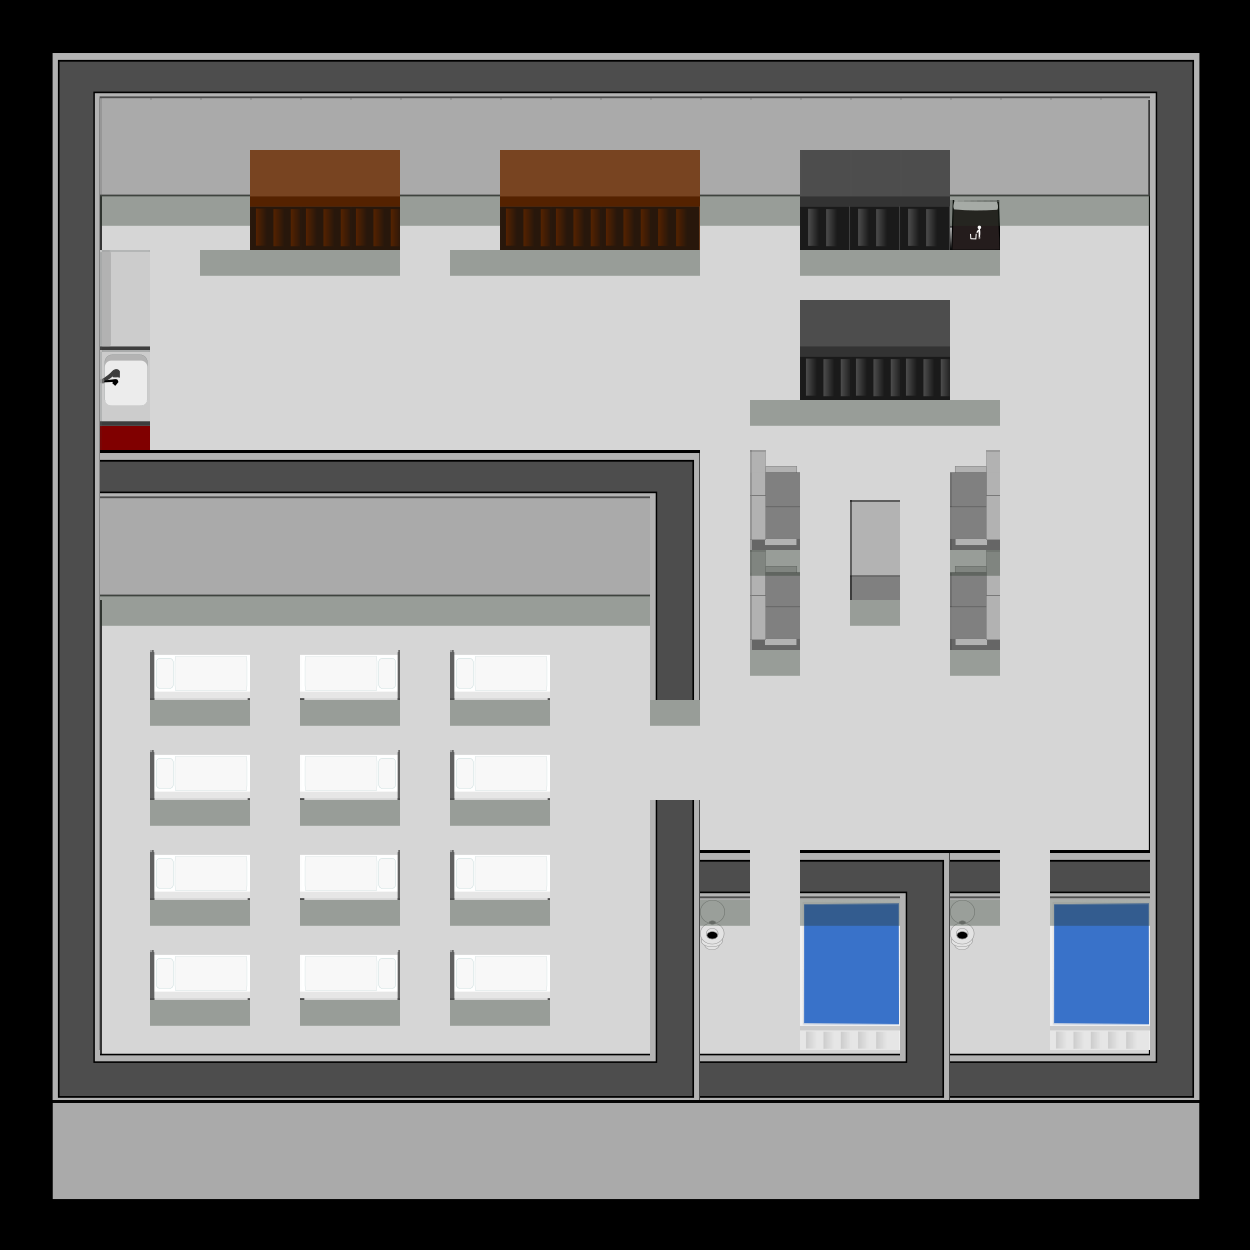

This game map was drawn from its Tiled (.tmx) file and the tilesets committed beside it. A one-line description and the trimmed map source follow:
An orthogonal 25x25 tile map with 50x50 px tiles, 4 tile layers (map, item, map2, shadow), 7 tilesets.

<map version="1.0" tiledversion="1.1.5" orientation="orthogonal" renderorder="right-down" width="25" height="25" tilewidth="50" tileheight="50" infinite="0" backgroundcolor="#000000" nextobjectid="33">
 <tileset firstgid="1" name="map_second_pack" tilewidth="50" tileheight="50" spacing="2" tilecount="39" columns="39">
  <image source="map_second_pack.png" width="2048" height="64" />
  <tile id="1">
   <properties>
    <property name="blocked" value="" />
   </properties>
  </tile>
  <tile id="2">
   <properties>
    <property name="blocked" value="" />
   </properties>
  </tile>
  <tile id="5">
   <properties>
    <property name="blocked" value="" />
   </properties>
  </tile>
  <tile id="6">
   <properties>
    <property name="blocked" value="" />
   </properties>
  </tile>
  <tile id="7">
   <properties>
    <property name="blocked" value="" />
   </properties>
  </tile>
  <tile id="8">
   <properties>
    <property name="blocked" value="" />
   </properties>
  </tile>
  <tile id="9">
   <properties>
    <property name="blocked" value="" />
   </properties>
  </tile>
  <tile id="10">
   <properties>
    <property name="blocked" value="" />
   </properties>
  </tile>
  <tile id="11">
   <properties>
    <property name="blocked" value="" />
   </properties>
  </tile>
  <tile id="14">
   <properties>
    <property name="blocked" value="" />
   </properties>
  </tile>
  <tile id="15">
   <properties>
    <property name="blocked" value="" />
   </properties>
  </tile>
  <tile id="16">
   <properties>
    <property name="blocked" value="" />
   </properties>
  </tile>
  <tile id="17">
   <properties>
    <property name="blocked" value="" />
   </properties>
  </tile>
  <tile id="18">
   <properties>
    <property name="blocked" value="" />
   </properties>
  </tile>
  <tile id="20">
   <properties>
    <property name="blocked" value="" />
   </properties>
  </tile>
  <tile id="21">
   <properties>
    <property name="blocked" value="" />
   </properties>
  </tile>
  <tile id="22">
   <properties>
    <property name="blocked" value="" />
   </properties>
  </tile>
  <tile id="23">
   <properties>
    <property name="blocked" value="" />
   </properties>
  </tile>
  <tile id="24">
   <properties>
    <property name="blocked" value="" />
   </properties>
  </tile>
  <tile id="25">
   <properties>
    <property name="blocked" value="" />
   </properties>
  </tile>
  <tile id="26">
   <properties>
    <property name="blocked" value="" />
   </properties>
  </tile>
  <tile id="27">
   <properties>
    <property name="blocked" value="" />
   </properties>
  </tile>
  <tile id="28">
   <properties>
    <property name="blocked" value="" />
   </properties>
  </tile>
  <tile id="29">
   <properties>
    <property name="blocked" value="" />
   </properties>
  </tile>
 </tileset>
 <tileset firstgid="40" name="blocked" tilewidth="50" tileheight="50" spacing="2" tilecount="39" columns="39">
  <image source="map_second_blocked.png" width="2048" height="64" />
  <tile id="0">
   <properties>
    <property name="blocked" value="" />
   </properties>
  </tile>
  <tile id="4">
   <properties>
    <property name="blocked" value="" />
   </properties>
  </tile>
  <tile id="12">
   <properties>
    <property name="blocked" value="" />
   </properties>
  </tile>
  <tile id="19">
   <properties>
    <property name="blocked" value="" />
   </properties>
  </tile>
  <tile id="29">
   <properties>
    <property name="switch" value="" />
   </properties>
  </tile>
  <tile id="30">
   <properties>
    <property name="refrigerator" value="" />
   </properties>
  </tile>
  <tile id="32">
   <properties>
    <property name="tv" value="" />
   </properties>
  </tile>
  <tile id="33">
   <properties>
    <property name="com" value="" />
   </properties>
  </tile>
  <tile id="34">
   <properties>
    <property name="cooker" value="" />
   </properties>
  </tile>
  <tile id="35">
   <properties>
    <property name="microwave" value="" />
   </properties>
  </tile>
  <tile id="36">
   <properties>
    <property name="pump" value="" />
   </properties>
  </tile>
  <tile id="37">
   <properties>
    <property name="fan" value="" />
   </properties>
  </tile>
  <tile id="38">
   <properties>
    <property name="air" value="" />
   </properties>
  </tile>
 </tileset>
 <tileset firstgid="79" name="item_on_map" tilewidth="50" tileheight="50" spacing="2" tilecount="39" columns="39">
  <image source="item_on_map.png" width="2048" height="64" />
  <tile id="15">
   <properties>
    <property name="blocked" value="" />
   </properties>
  </tile>
  <tile id="16">
   <properties>
    <property name="blocked" value="" />
   </properties>
  </tile>
  <tile id="32">
   <properties>
    <property name="fan2" value="" />
   </properties>
  </tile>
  <tile id="33">
   <properties>
    <property name="gate" value="" />
   </properties>
  </tile>
  <tile id="38">
   <properties>
    <property name="fan2" value="" />
   </properties>
  </tile>
 </tileset>
 <tileset firstgid="118" name="closet" tilewidth="25" tileheight="50" spacing="2" tilecount="1" columns="1">
  <image source="closet.png" trans="ffffff" width="25" height="50" />
 </tileset>
 <tileset firstgid="119" name="shadow" tilewidth="50" tileheight="50" tilecount="1" columns="1">
  <image source="shadow.png" width="50" height="50" />
 </tileset>
 <tileset firstgid="120" name="shadowex" tilewidth="50" tileheight="50" tilecount="1" columns="1">
  <image source="shadowex.png" width="50" height="50" />
 </tileset>
 <tileset firstgid="121" name="shadowex" tilewidth="50" tileheight="50" tilecount="1" columns="1">
  <image source="shadowex.png" width="50" height="50" />
 </tileset>
 <layer name="map" width="25" height="25">
  <data>[625 cells, 625 non-empty, 39 distinct tile ids]</data>
 </layer>
 <layer name="item" width="25" height="25">
  <data>[625 cells, 93 non-empty, 32 distinct tile ids]</data>
 </layer>
 <layer name="map2" width="25" height="25">
  <data>[625 cells, 13 non-empty, 2 distinct tile ids]</data>
 </layer>
 <layer name="shadow" width="25" height="25">
  <data>[625 cells, 98 non-empty, 2 distinct tile ids]</data>
 </layer>
</map>
